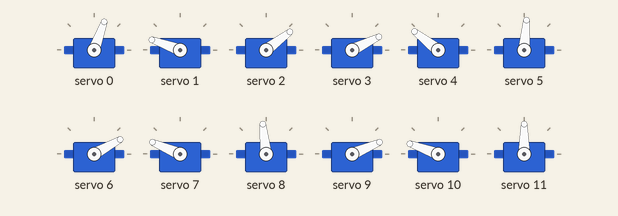
The program below on a simulated Arduino Uno, built with avr-gcc and run on an emulated ATmega328P. Shown: 12 × servo.

Above: at 1.5 s.
At 39.58 s:
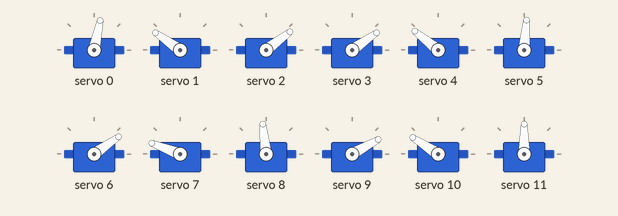
Timing chart, 0 to 40.0 s (numbered marks = the images above):
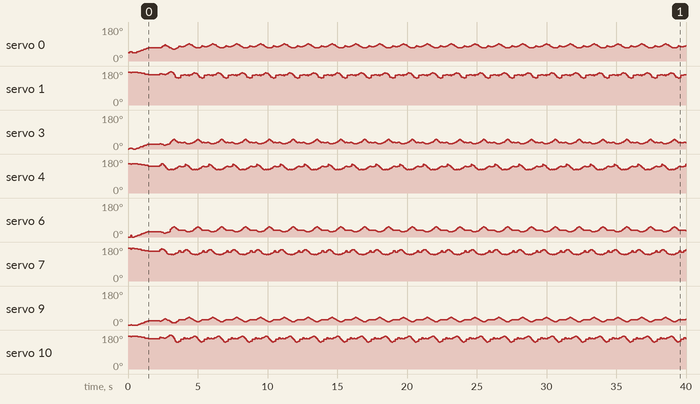

The program:

main.cpp
```cpp
#include<HCPCA9685.h>
#include<SoftwareSerial.h>
#include "NewPing.h"

// --- servo driver
#define  I2CAdd 0x40
HCPCA9685 HCPCA9685(I2CAdd);

// --- legs
//int servoRoms[12][12] = {{72, 180}, {22, 170}, {0, 0}, {10, 140}, {0, 180}, {0, 0}, {0, 70}, {35, 70}, {0, 0}, {10, 60}, {35, 140}, {0, 0}};
//                      c             c           c            c           c           c           c             c
int servoRoms[4][6] = {{40, 180, 90, 150, 35, 0}, {3, 120, 85, 135, 75, 0}, {0, 115, 90, 150, 85, 0}, {0, 125,  90, 150, 80, 0}};
//the legs need to be closed at the start of the program for the angles to be true
int servoCurrentAngles[4][3] = {{40, 170, 0}, {3, 156, 0}, {0, 150, 0}, {0, 180, 0}};
int leg[4][3] = {{0, 1, 2}, {3, 4, 5}, {6, 7, 8}, {9, 10, 11}};

int legLenght = 10;

double x[4] = {0 ,0, 0, 0};
double height = 1;
double y[4] = {0 ,0, 0, 0};
double z[4] = {0, 0, 0, 0};

//all functions predeclaration
// complex movements
void walk(int speed);
void reset();
// basic movements
void standDown();
void standUp(double targetHeight);
void pitch(double angle);
// essential movements
void inverseKinematicsZTest(int legIndex, double torsoHeight, double x);
void inverseKinematics(int legIndex, double torsoHeight, double x);
double cosineTheorem(int a, int b, double c);

void setup() {
  //init the servo driver
  HCPCA9685.Init(SERVO_MODE);
  HCPCA9685.Sleep(false);

  Serial.begin(9600); /* Define baud rate for serial communication */

  standDown();
  standUp(5);

  // init pause
  delay(750);

}

void loop() {

  walk(50);
  reset();
  delay(50);

}

// --- complex movements

void reset(){
  y[0] = 5;
  x[0] = 0;
  y[1] = 5;
  x[1] = 0;
  y[2] = 5;
  x[2] = 0;
  y[3] = 5;
  x[3] = 0;
  inverseKinematics(0, y[0], x[0]);
  inverseKinematics(1, y[1], x[1]);
  inverseKinematics(2, y[2], x[2]);
  inverseKinematics(3, y[3], x[3]);
  delay(150);
}

void walk(int speed){
  int archSteps = 10;
  double angle = 180;
  double radius = 1;

  //legs upward drift
  int count = 0;
  bool rising = true;
  double lUDStep = radius/2;

  //legs drift step
  double lDStep = (2 * radius) / (angle / archSteps);

  //pitch
  pitch(10);
  delay(100);

  double cx[4] = {x[0] + radius/2, x[1] + radius/2, x[2] + radius/2, x[3] + radius/2};
  double cy[4] = {y[0], y[1], y[2], y[3]};

  while(angle > 0){
    angle -= 180/archSteps;

    x[1] = cx[1] + radius * cos((angle * 71) / 4068);
    y[1] = cy[1] - radius * sin((angle * 71) / 4068);
    inverseKinematics(1, y[1], x[1]);

    x[2] = cx[2] + radius * cos((angle * 71) / 4068);
    y[2] = cy[2] - radius * sin((angle * 71) / 4068);
    inverseKinematics(2, y[2], x[2]);

    //leg drift
    if(count < 6 && rising){
      count++;
      if(count == 6){
        rising = false;
      }
    }

    if(rising){
      y[0] += lUDStep*0.75;
      y[3] += lUDStep*0.75;
    }
    else{
      y[0] -= lUDStep*0.75;
      y[3] -= lUDStep*0.75;
    }

    x[0] -= lDStep/2;
    inverseKinematics(0, y[0], x[0]);
    x[3] -= lDStep/2;
    inverseKinematics(3, y[3], x[3]);

    delay(speed);
  }

  // reset the angle
  angle = 180;
  count = 0;
  rising = true;
  y[1] = height;
  y[2] = height;
  double bx[4] = {x[0] + radius, x[1] + radius, x[2] + radius, x[3] + radius};
  double by[4] = {y[0], y[1], y[2], y[3]};
  memcpy(cx, bx, sizeof(cx));
  memcpy(cy, by, sizeof(cy));

  while(angle > 0){ // loops 10 times
    angle -= 180/archSteps;

    x[0] = cx[0] + radius * cos((angle * 71) / 4068);
    y[0] = cy[0] - (radius * 1.4) * sin((angle * 71) / 4068);
    inverseKinematics(0, y[0], x[0]);

    x[3] = cx[3] + radius * cos((angle * 71) / 4068);
    y[3] = cy[3] - (radius * 1.4) * sin((angle * 71) / 4068);
    inverseKinematics(3, y[3], x[3]);

    //leg drift
    if(count < 6 && rising){
      count++;
      if(count == 6){
        rising = false;
      }
    }

    if(rising){
      y[1] += lUDStep;
      y[2] += lUDStep;
    }
    else{
      y[1] -= lUDStep;
      y[2] -= lUDStep;
    }

    x[1] -= lDStep;
    inverseKinematics(1, y[1], x[1]);
    x[2] -= lDStep;
    inverseKinematics(2, y[2], x[2]);

    delay(speed);
  }

  // // reset variables
  angle = 180;
  y[0] = height;
  y[3] = height;
  double ax[4] = {x[0] + radius/2, x[1] + radius/2, x[2] + radius/2, x[3] + radius/2};
  double ay[4] = {y[0], y[1], y[2], y[3]};
  memcpy(cx, ax, sizeof(cx));
  memcpy(cy, ay, sizeof(cy));

  while(angle > 180){
    angle -= 180/archSteps;

    x[1] = cx[1] + radius * cos((angle * 71) / 4068);
    y[1] = cy[1] - radius * sin((angle * 71) / 4068);
    inverseKinematics(1, y[1], x[1]);

    x[2] = cx[2] + radius * cos((angle * 71) / 4068);
    y[2] = cy[2] - radius * sin((angle * 71) / 4068);
    inverseKinematics(2, y[2], x[2]);


    //leg drift
    if(count < 6 && rising){
      count++;
      if(count == 6){
        rising = false;
      }
    }

    if(rising){
      y[0] += lUDStep*0.75;
      y[3] += lUDStep*0.75;
    }
    else{
      y[0] -= lUDStep*0.75;
      y[3] -= lUDStep*0.75;
    }

    inverseKinematics(0, y[0], x[0]);
    inverseKinematics(3, y[3], x[3]);

    delay(speed);
  }

  //restore normal pitch
  pitch(-10);
  delay(100);
}

// --- basic movements

void standUp(double targetHeight){
  double servoStep = 0.25;
  int delayTime = 50;

  while(height < targetHeight){ // assume all y's are equal
    height += servoStep;
    y[0] += servoStep;
    y[1] += servoStep;
    y[2] += servoStep;
    y[3] += servoStep;
    inverseKinematics(0, y[0], 0);
    inverseKinematics(1, y[1], 0);
    inverseKinematics(2, y[2], 0);
    inverseKinematics(3, y[3], 0);
    delay(delayTime);
  }
}

void standDown(){
  double servoStep = 0.25;
  int delayTime = 50;

  while(height > 0){// assume all y's are equal
    height -= servoStep;
    y[0] -= servoStep;
    y[1] -= servoStep;
    y[2] -= servoStep;
    y[3] -= servoStep;
    inverseKinematics(0, y[0], 0);
    inverseKinematics(1, y[1], 0);
    inverseKinematics(2, y[2], 0);
    inverseKinematics(3, y[3], 0);
    delay(delayTime);
  }
}

void pitch(double angle){

  double bodyLenght = 33.00;
  double radius = bodyLenght/2;

  double pitchOffsetX = radius - cos((angle * 71) / 4068)*radius;

  x[0] -= pitchOffsetX;
  x[1] -= pitchOffsetX;
  x[2] -= pitchOffsetX;
  x[3] -= pitchOffsetX;

  y[0] += pitchOffsetX;
  y[1] += pitchOffsetX;
  y[2] -= pitchOffsetX;
  y[3] -= pitchOffsetX;

  inverseKinematics(0, y[0], x[0]);
  inverseKinematics(1, y[1], x[1]);
  inverseKinematics(2, y[2], x[2]);
  inverseKinematics(3, y[3], x[3]);
}

// --- essensials

void inverseKinematics(int legIndex, double torsoHeight, double x){
  //
  if(legIndex == 2){
    if(height == 0){torsoHeight -= 1;}
    else{torsoHeight += 1;}
  }

  double theta = atan( tan( x / torsoHeight ) ) * 57296 / 1000;
  double cNew = sqrt(torsoHeight*torsoHeight + x*x);

  if(cNew < 0){
    cNew *= -1;
  }

  int a = legLenght;
  int b = a;
  double c = cNew;

  int kneeServoIndex = leg[legIndex][0];
  int kneeMin = servoRoms[legIndex][0];
  int kneeAngle = cosineTheorem(a, b, c);
  int femurServoIndex = leg[legIndex][1];
  int femurMax = servoRoms[legIndex][3];
  int femurAngle = 90 - cosineTheorem(a, c, b);
  femurAngle += theta;

  //knee
  HCPCA9685.Servo(kneeServoIndex, map(kneeMin + kneeAngle, 0, 180, 1, 450));

  //femur
  HCPCA9685.Servo(femurServoIndex, map(femurMax - femurAngle, 0, 180, 1, 450));

  //hip
  int hipServoIndex = leg[legIndex][2];
  //the value bellow is meant to be a temporary patch
  //TODO: to set default hip servo pos to 90 degrees
  int hipMiddleAngle = servoRoms[legIndex][4];
  HCPCA9685.Servo(hipServoIndex, map(hipMiddleAngle, 0, 180, 1, 450));

}

double cosineTheorem(int a, int b, double c){
  if (c == 0){
    return 0;
  }
  else{
    return acos((b * b + a * a - c * c)/(2.0 * b * a)) * 57296 / 1000;
  }
}
```
